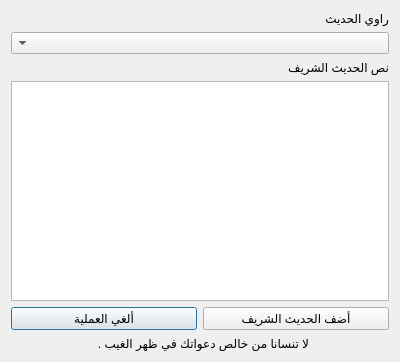
<?xml version="1.0" encoding="UTF-8"?>
<ui version="4.0">
 <class>AddHadith</class>
 <widget class="QDialog" name="AddHadith">
  <property name="geometry">
   <rect>
    <x>0</x>
    <y>0</y>
    <width>400</width>
    <height>362</height>
   </rect>
  </property>
  <property name="windowTitle">
   <string>أضف حديثاً - الكُتّاب للتدريب على الطباعة </string>
  </property>
  <layout class="QVBoxLayout" name="verticalLayout">
   <item>
    <widget class="QLabel" name="label">
     <property name="layoutDirection">
      <enum>Qt::RightToLeft</enum>
     </property>
     <property name="text">
      <string>راوي الحديث</string>
     </property>
    </widget>
   </item>
   <item>
    <widget class="QComboBox" name="rawiComboBox">
     <property name="layoutDirection">
      <enum>Qt::RightToLeft</enum>
     </property>
    </widget>
   </item>
   <item>
    <widget class="QLabel" name="label_2">
     <property name="layoutDirection">
      <enum>Qt::RightToLeft</enum>
     </property>
     <property name="text">
      <string>نص الحديث الشريف</string>
     </property>
    </widget>
   </item>
   <item>
    <widget class="QTextEdit" name="hadithTextEdit">
     <property name="layoutDirection">
      <enum>Qt::RightToLeft</enum>
     </property>
     <property name="html">
      <string>&lt;!DOCTYPE HTML PUBLIC &quot;-//W3C//DTD HTML 4.0//EN&quot; &quot;http://www.w3.org/TR/REC-html40/strict.dtd&quot;&gt;
&lt;html&gt;&lt;head&gt;&lt;meta name=&quot;qrichtext&quot; content=&quot;1&quot; /&gt;&lt;style type=&quot;text/css&quot;&gt;
p, li { white-space: pre-wrap; }
&lt;/style&gt;&lt;/head&gt;&lt;body style=&quot; font-family:'Sans Serif'; font-size:9pt; font-weight:400; font-style:normal;&quot;&gt;
&lt;p align=&quot;justify&quot; dir='rtl' style=&quot;-qt-paragraph-type:empty; margin-top:0px; margin-bottom:0px; margin-left:0px; margin-right:0px; -qt-block-indent:0; text-indent:0px;&quot;&gt;&lt;br /&gt;&lt;/p&gt;&lt;/body&gt;&lt;/html&gt;</string>
     </property>
    </widget>
   </item>
   <item>
    <layout class="QHBoxLayout" name="horizontalLayout">
     <item>
      <widget class="QPushButton" name="cancelButton">
       <property name="text">
        <string>ألغي العملية</string>
       </property>
      </widget>
     </item>
     <item>
      <widget class="QPushButton" name="addHadithButton">
       <property name="sizePolicy">
        <sizepolicy hsizetype="Minimum" vsizetype="Fixed">
         <horstretch>0</horstretch>
         <verstretch>0</verstretch>
        </sizepolicy>
       </property>
       <property name="text">
        <string>أضف الحديث الشريف</string>
       </property>
      </widget>
     </item>
    </layout>
   </item>
   <item>
    <widget class="QLabel" name="da3awat">
     <property name="minimumSize">
      <size>
       <width>0</width>
       <height>0</height>
      </size>
     </property>
     <property name="frameShadow">
      <enum>QFrame::Plain</enum>
     </property>
     <property name="lineWidth">
      <number>1</number>
     </property>
     <property name="midLineWidth">
      <number>1</number>
     </property>
     <property name="text">
      <string>لا تنسانا من خالص دعواتك في ظهر الغيب .</string>
     </property>
     <property name="textFormat">
      <enum>Qt::AutoText</enum>
     </property>
     <property name="scaledContents">
      <bool>false</bool>
     </property>
     <property name="margin">
      <number>5</number>
     </property>
     <property name="indent">
      <number>80</number>
     </property>
     <property name="openExternalLinks">
      <bool>false</bool>
     </property>
    </widget>
   </item>
  </layout>
 </widget>
 <resources/>
 <connections/>
</ui>
